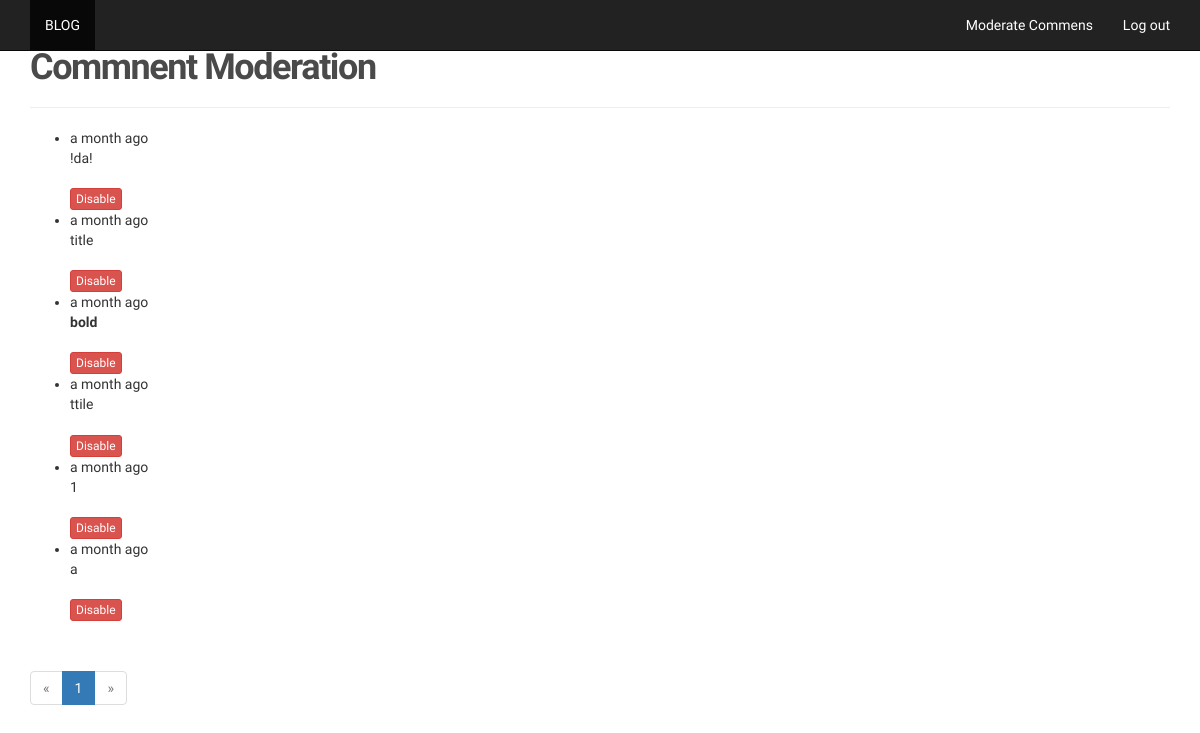
Page /moderate (signed in) on the earlier database version.
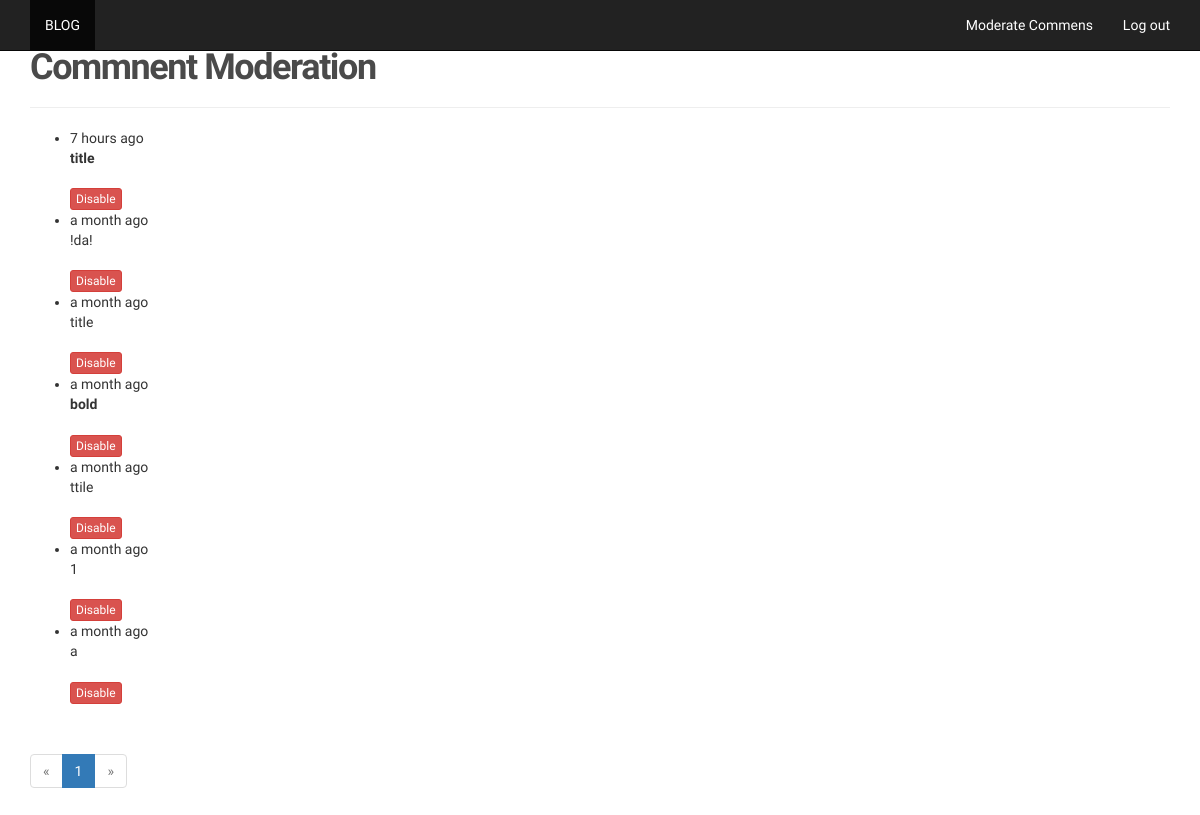
Same page on the later database version.
### app/models.py (models this page shows, shortened)
class Comment(db.Model):
    __tablename__ = 'comments'
    id = db.Column(db.Integer, primary_key=True)
    body = db.Column(db.Text)
    body_html = db.Column(db.Text)
    timestamp = db.Column(db.DateTime, index=True, default=datetime.utcnow)
    disabled = db.Column(db.Boolean)
    author_id = db.Column(db.Integer, db.ForeignKey('users.id'))
    post_id = db.Column(db.Integer, db.ForeignKey('posts.id'))

### app/main/views.py (the view)
@main.route('/moderate')
@login_required
def moderate():
    page = request.args.get('page', 1, type=int)
    pagination = Comment.query.order_by(Comment.timestamp.desc()).paginate(
        page, per_page=current_app.config['FLASKY_COMMNET_PER_PAGE'],
        error_out=False)
    comments = pagination.items
    return render_template('moderate.html', comments=comments,
                           pagination=pagination, page=page)

### app/main/__init__.py (called while the page is built)
@main.app_context_processor
def inject_permissions():
    return dict(Permission=Permission)

### app/models.py (called while the page is built)
@login_manager.user_loader
def load_user(user_id):
    return User.query.get(int(user_id))

    def can(self, permissions):
        return self.role is not None and \
            (self.role.permissions & permissions) == permissions

### app/templates/moderate.html (shortened to what this page needs)
{% extends "base.html" %}
{% import "_macro.html" as macro %}
{% block page_content %}
<div class="page-header">
    <h1>Commnent Moderation</h1>
</div>
{% set moderate = True %}
{% include '_comment.html' %}
{% if pagination %}
<div class="pagination">
    {{  macro.pagination_widget(pagination, '.moderate') }}
</div>
{% endif %}
{% endblock %}

### app/templates/_comment.html (shortened to what this page needs)
<ul class="comments">
    {% for comment in comments %}
    <li class="comment">
        <div class="comment-content">
            <div class="comment-date">{{ moment(comment.timestamp).fromNow() }}</div>
            <div class="comment-body">
                {% if moderate or not comment.disabled %}
                    {% if comment.body_html %}
                        {{ comment.body_html | safe }}
                    {% else %}
                        {{ comment.body }}
                    {% endif %}
                {% endif %}
            </div>
            {% if moderate %}
                <br>
                {% if comment.disabled %}
                    <a class="btn btn-default btn-xs" href="{{ url_for('.moderate_enbale', id=commnet.id, page=page) }}">Enable</a>
                {% else %}
                    <a class="btn btn-danger btn-xs" href="{{ url_for('.moderate_disable', id=comment.id, page=page) }}">Disable</a>
                {% endif %}
            {% endif %}
        </div>
    </li>
    {% endfor %}
</ul>

Differences in the rows shown:
added Comment: timestamp "7 hours ago", body_html "title"
